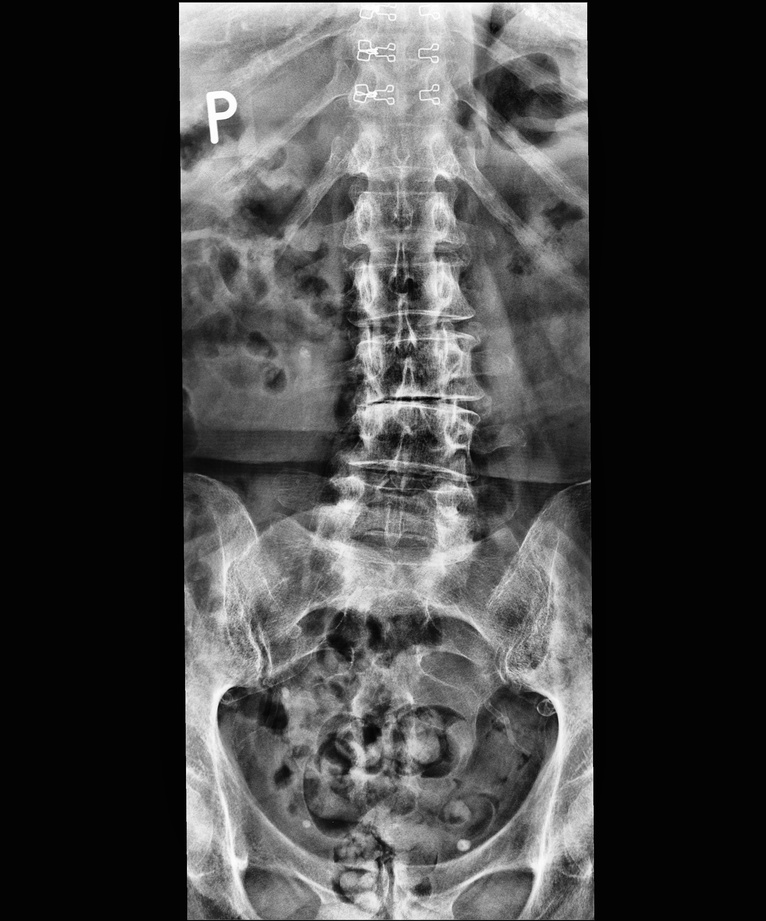
#> input picture Coco_base_dataset/images/insert_images_here.jpg, 766 x 921 px, shrunk from 2520 x 3032 before the run, found by its file name; its folder holds only this picture in this run
$ python adjust_brightness.py
#> lines starting #> are read from the running program, lines starting #| are printed output that depends on the picture
import numpy as np
import cv2 as cv
from matplotlib import pyplot as plt
import os
for file in os.listdir('test_cases/images/'):
    path = f"test_cases/images/{file}"
    output_path = f"test_cases_normalised/images/{file}"
    img = cv.imread(path, cv.IMREAD_GRAYSCALE)
#> img is the input picture: shape (921, 766); min 0, max 255, mean 65.9
    assert img is not None, "file could not be read, check with os.path.exists()"
    clahe = cv.createCLAHE(clipLimit=2.0, tileGridSize=(8,8))
    cl1 = clahe.apply(img)
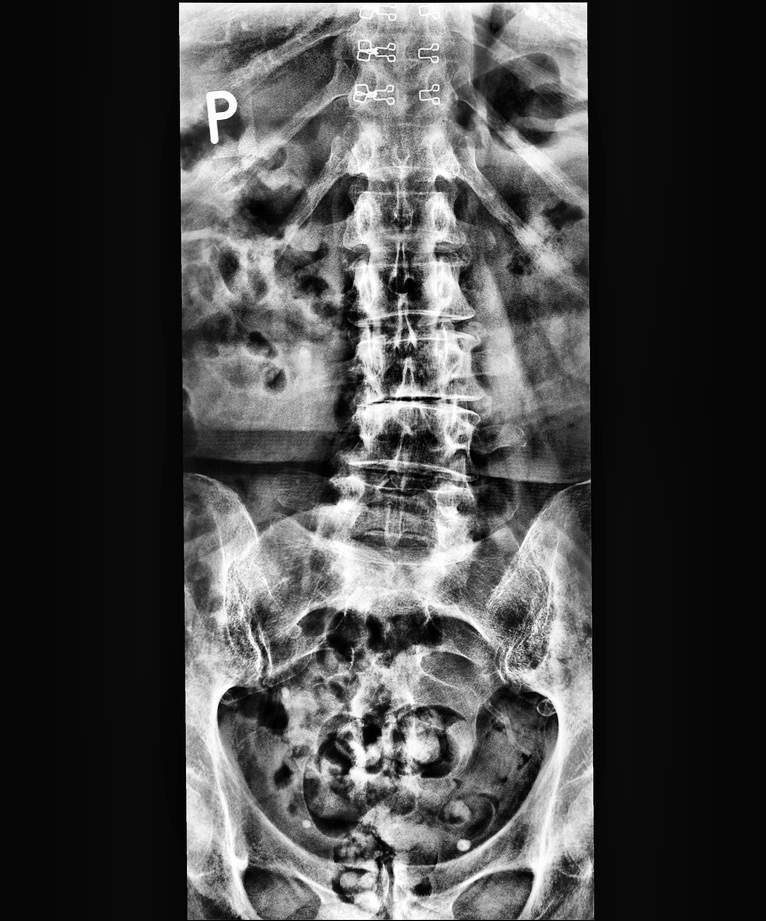
#> cl1: shape (921, 766); min 0, max 255, mean 70.9
    cv.imwrite(output_path,cl1)
